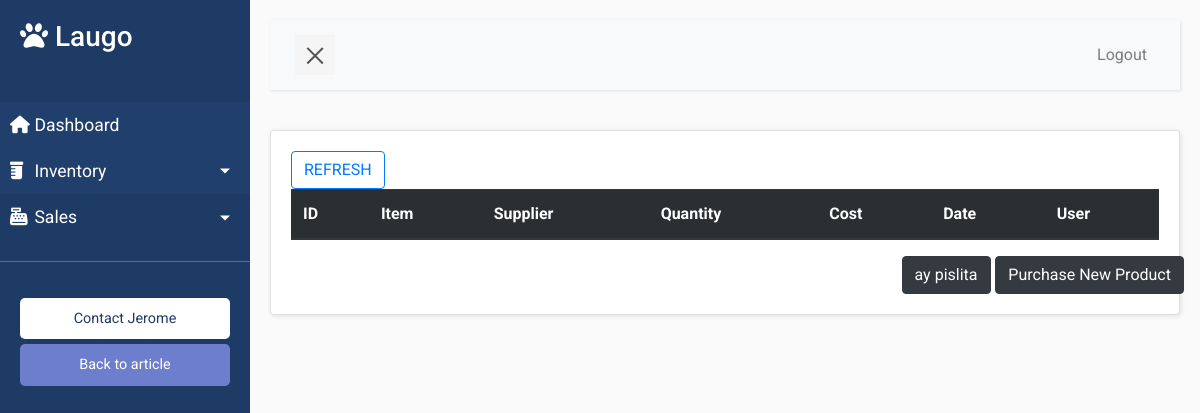
The page /purchase-list on the database as committed earlier.
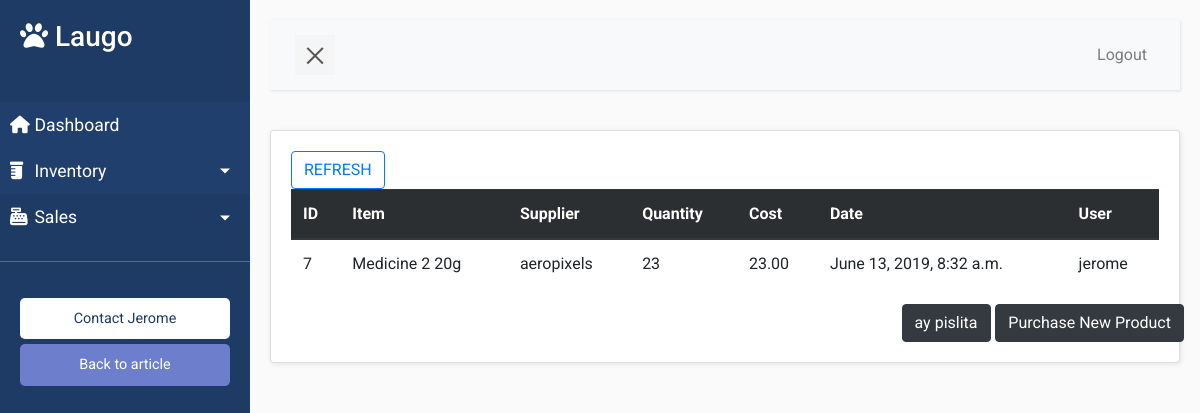
The same page on the database as committed later.
### inventory/models.py (models this page shows, shortened)
class Purchase(models.Model):
    Item = models.ForeignKey(Products, on_delete=models.CASCADE)
    Supplier = models.ForeignKey(Supplier, on_delete=models.CASCADE)
    Quantity = models.IntegerField(default=0)
    Cost = models.DecimalField(max_digits=6, decimal_places=2, default=0)
    Total_Cost = models.IntegerField(default=0)
    Date_Purchased = models.DateTimeField(default=datetime.now)
    User = models.ForeignKey(User, on_delete=models.CASCADE, default=1)

class Products(models.Model):
    Name = models.CharField(max_length=50)
    Unit = models.CharField(max_length=50)
    Quantity = models.IntegerField(default=0)
    List_Price = models.DecimalField(max_digits=8, decimal_places=2)
    CategoryOpt = (
        ('food','Food'),
        ('medicine','Medicine'),
        ('treats','Treats'),
        ('accessories','Accessories'),
        ('soap','Soap'),
        ('cologne','Cologne'),
        ('others','Others'),
    )
    Category = models.ForeignKey('Category', on_delete=models.CASCADE)
    User = models.ForeignKey(User, on_delete=models.CASCADE, default=1)
    class Meta:
        verbose_name_plural = "Products"
    def __str__(self):
        return '{0} {1}'.format(self.Name, self.Unit)

class Supplier(models.Model):
    Name = models.CharField(max_length=50)
    Address = models.CharField(blank=True, max_length=100)
    Contact_No = models.CharField(blank=True, max_length=20)
    Email = models.EmailField(blank=True, max_length=254)
    def __str__(self):
        return self.Name

### inventory/views.py (the view)
# urls.py: path('purchase-list', PurchasesListView.as_view(), name='purchase-list'), #list of Purchases
class PurchasesListView(ListView):
    model = Purchase
    queryset = Purchase.objects.order_by('-Date_Purchased')
    template_name = 'inventory/purchase-list.html'
    context_object_name = 'purchases'

### inventory/templates/inventory/purchase_list.html (shortened to what this page needs)
{% extends 'inventory/base.html' %}
{% block body %}
<div class="card content-card">
    <div class="button-group">
        <a href="{% url 'purchase-list' %}" class="btn btn-outline-primary btn-md" rold="button">REFRESH</a>
    </div>
    <table class="table table-hover" id="product-table">
        <thead class="thead-dark tbl-head">
            <th>ID</th>
            <th>Item</th>
            <th>Supplier</th>
            <th>Quantity</th>
            <th>Cost</th>
            <th>Date</th>
            <th>User</th>
        </thead>
        <tbody>
            {% for item in purchases %}
            <tr>
                <td>{{ item.pk }}</td>
                <td>{{ item.Item }}</td>
                <td>{{ item.Supplier }}</td>
                <td>{{ item.Quantity }}</td>
                <td>{{ item.Cost }}</td>
                <td>{{ item.Date_Purchased }}</td>
                <td>{{ item.User }}</td>
            </tr>
            {% endfor %}
        </tbody>
    </table>
    <div class="container">
        <div class="col-2 float-right mx-4"><a href="{% url 'purchase-add' %}" class="btn btn-primary btn-dark btn-md" role="button">Purchase New Product</a></div>
        <div class="col-1 float-right "><a href="" class="btn btn-primary btn-dark" data-toggle="modal" data-target="#giignan" >ay pislita</button></a>
    </div>
</div>
{% endblock %}

Rows that differ between the two databases and show on the page:
added Purchase: pk "7", Item "Medicine 2 20g", Supplier "aeropixels", Quantity "23", Cost "23.00", Date_Purchased "June 13, 2019, 8:32 a.m.", User "jerome"
